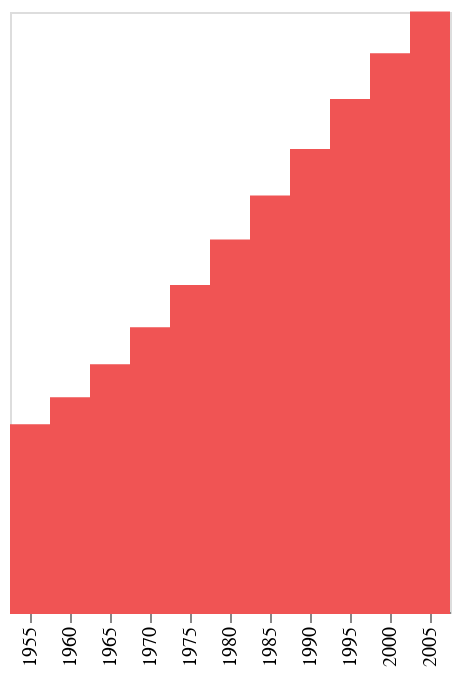

Source (notebook cell):
### Markdown cell above
* Creo al chart sin los config para poder agregarle las etiquetas como texto mas adelante
* Tambien quito el alt.Axi() y lo agrego al final, si no lo quito no me deja unir las etiquetas
* Elimino el eje x porque ya usare etiquetas
* Cambio el ancho del borde de las barras para que la etiqueta que es grande pueda verse bien

### Code cell
barras = alt.Chart(datosdemipais
).mark_bar(color='#F05454', stroke='#F05454', strokeWidth=2 # Usa colores de D3 en codigo hex, stroke el borde y full el relleno
).encode(
    x = alt.X('year:O', title='',#para que trate los datos como continuos uso Q para Categoricos us O
        #axis = alt.Axis(labelAngle=0, labelFontSize=11)
        ), 
    y = alt.Y('pop:Q', title='',
        axis = None)
) # configurar el ancho en pixeles
barras

### Figure 1 — Vega-Lite specification as saved in the notebook (floating-point values rounded to 4 significant figures)
{"config": {"view": {"continuousWidth": 400, "continuousHeight": 300}}, "data": {"name": "data-039d72737d678ea4f743cc3d7515dffe"}, "mark": {"type": "bar", "color": "#F05454", "stroke": "#F05454", "strokeWidth": 2}, "encoding": {"x": {"type": "ordinal", "field": "year", "title": ""}, "y": {"type": "quantitative", "axis": null, "field": "pop", "title": ""}}, "$schema": "https://vega.github.io/schema/vega-lite/v4.8.1.json", "datasets": {"data-039d72737d678ea4f743cc3d7515dffe": [{"year": 1955, "country": "Peru", "cluster": 3, "pop": 8671500, "life_expect": 46.26, "fertility": 6.853}, {"year": 1960, "country": "Peru", "cluster": 3, "pop": 9931000, "life_expect": 49.1, "fertility": 6.853}, {"year": 1965, "country": "Peru", "cluster": 3, "pop": 11467300, "life_expect": 51.45, "fertility": 6.56}, {"year": 1970, "country": "Peru", "cluster": 3, "pop": 13192800, "life_expect": 55.45, "fertility": 6.0}, {"year": 1975, "country": "Peru", "cluster": 3, "pop": 15161199, "life_expect": 58.45, "fertility": 5.378}, {"year": 1980, "country": "Peru", "cluster": 3, "pop": 17295298, "life_expect": 61.41, "fertility": 4.65}, {"year": 1985, "country": "Peru", "cluster": 3, "pop": 19348926, "life_expect": 64.13, "fertility": 4.1}, {"year": 1990, "country": "Peru", "cluster": 3, "pop": 21511443, "life_expect": 66.46, "fertility": 3.7}, {"year": 1995, "country": "Peru", "cluster": 3, "pop": 23846388, "life_expect": 68.39, "fertility": 3.099}, {"year": 2000, "country": "Peru", "cluster": 3, "pop": 25979722, "life_expect": 69.91, "fertility": 2.7}, {"year": 2005, "country": "Peru", "cluster": 3, "pop": 27925628, "life_expect": 71.42, "fertility": 2.506}]}}
